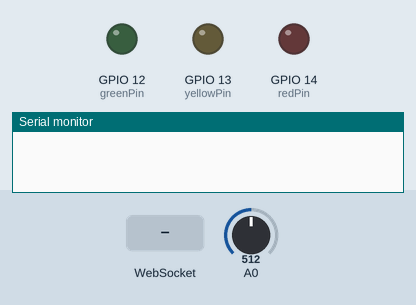
This sketch was run on a simulated ESP8266 (NodeMCU). Parts: output pins drawn as LEDs (lit = HIGH), the last lines printed to the serial monitor. The inputs (shaded band) are chosen by the test bench; at power-on: A0 = 512. WiFi joins after 1.5 s; servers stay silent unless stated; storage starts empty.

Above: at 2.7 s.
2.8 s: WebSocket text "1" received
At 3.2 s:
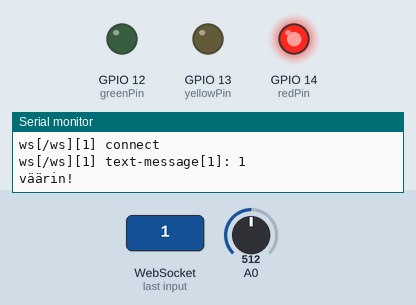
Timing chart, 0 to 5.8 s (numbered marks = the images above; inputs shaded):
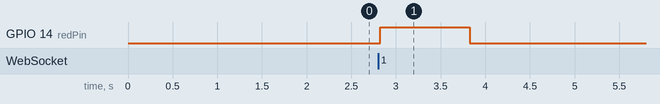

Measured:
- after the input at 2.8 s, GPIO 14 (redPin): LOW → HIGH at once, → LOW 1.0 s later

The sketch:

ESP8266Ovi.ino
```cpp
#include <ArduinoJson.h>
#include <ESP8266WiFi.h>
#include <ESP8266mDNS.h>
#include <ArduinoOTA.h>
#include <FS.h>
#include <ESPAsyncTCP.h>
#include <ESPAsyncWebServer.h>
#include <SPIFFSEditor.h>

AsyncWebServer server(80);
AsyncWebSocket ws("/ws");

// led variables and password
int MEASUREMENT = 1000; // sekunnin välein tarkistus (valoisuus)
int KIINNI = 1000; // sekunnin välein tarkistus (ovi)
int AUKI = 10000; // 10 sek välein tarkistus (ovi)
int red = 0;
int yellow = 0;
int green = 0;
int redPin = 14;     //D5
int greenPin = 12;   //D6
int yellowPin = 13;  //D7
bool userAnswer = 0; //tarkistaa tuleeko käyttäjältä oikea salasana

const char *correctPW = "oikea"; //oven salasana
const char *ssid = "ESP"; //Wifi mihin ESP yhdistää
const char *ssidpassword = "passu1234"; // kyseisen wifin salasana
const char *hostName = "esp-async"; // ESPin muodostama wifi
const char *http_username = "admin"; // käyttäjätunnus ESPiin
const char *http_password = "admin"; // salasana ESPiin

unsigned long eventtime = 0;
unsigned long measurementEventtime = 0;

int measured_value = 0;
int temp_value = 0;

void onWsEvent(AsyncWebSocket *server, AsyncWebSocketClient *client, AwsEventType type, void *arg, uint8_t *data, size_t len);
void measure();

void setup()
{
  Serial.begin(57600);
  Serial.setDebugOutput(true);
  WiFi.hostname(hostName);
  WiFi.mode(WIFI_AP_STA);
  WiFi.softAP(hostName, ssidpassword);
  WiFi.begin(ssid, ssidpassword);
  if (WiFi.waitForConnectResult() != WL_CONNECTED)
  {
    Serial.printf("STA: Failed!\n");
    WiFi.disconnect(false);
    delay(1000);
    WiFi.begin(ssid, ssidpassword);
  }

  //pinMode(A0, INPUT);
  pinMode(redPin, OUTPUT);
  pinMode(greenPin, OUTPUT);
  pinMode(yellowPin, OUTPUT);

  digitalWrite(redPin, 0);
  digitalWrite(greenPin, 0);
  digitalWrite(yellowPin, 0);

  MDNS.begin("ESP");
  MDNS.addService("http", "tcp", 80);

  SPIFFS.begin();
  ws.onEvent(onWsEvent);
  server.addHandler(&ws);

  server.addHandler(new SPIFFSEditor(http_username, http_password));

  server.serveStatic("/", SPIFFS, "/").setDefaultFile("index.html");

  server.onNotFound([](AsyncWebServerRequest *request) {
    Serial.printf("NOT_FOUND: ");

    if (request->contentLength())
    {
      Serial.printf("_CONTENT_TYPE: %s\n", request->contentType().c_str());
      Serial.printf("_CONTENT_LENGTH: %u\n", request->contentLength());
    }

    int headers = request->headers();
    int i;
    for (i = 0; i < headers; i++)
    {
      AsyncWebHeader *h = request->getHeader(i);
      Serial.printf("_HEADER[%s]: %s\n", h->name().c_str(), h->value().c_str());
    }

    int params = request->params();
    for (i = 0; i < params; i++)
    {
      AsyncWebParameter *p = request->getParam(i);
    }

    request->send(404);
  });
  server.onRequestBody([](AsyncWebServerRequest *request, uint8_t *data, size_t len, size_t index, size_t total) {
    if (!index)
      Serial.printf("BodyStart: %u\n", total);
    Serial.printf("%s", (const char *)data);
    if (index + len == total)
      Serial.printf("BodyEnd: %u\n", total);
  });
  server.begin();
}

void loop()
{

  if (userAnswer == 0) // pitää punaisen ledin 1sek ajan päällä
  {
    if (millis() - eventtime >= KIINNI)
    {
      digitalWrite(redPin, 0);
      digitalWrite(yellowPin, 0);
      digitalWrite(greenPin, 0);
    }
  }

  if (userAnswer == 1) // pitää "oven auki" 10 sek ajan
  {
    if (millis() - eventtime >= AUKI)
    {
      digitalWrite(redPin, 0);
      digitalWrite(yellowPin, 0);
      digitalWrite(greenPin, 0);
    }
  }

  if (millis() - measurementEventtime >= MEASUREMENT) //lähettää dataa verkkosivulle valoisuuteen liitten
  {
    measure();
    StaticJsonBuffer<200> jsonBuffer;
    JsonObject &root = jsonBuffer.createObject();
    root["m"] = measured_value;
    String data;
    if (temp_value != measured_value)
    {
    root.printTo(data);
    ws.textAll(data);
    }
    temp_value = measured_value;
  }
}

void onWsEvent(AsyncWebSocket *server, AsyncWebSocketClient *client, AwsEventType type, void *arg, uint8_t *data, size_t len)
{
  if (type == WS_EVT_CONNECT)
  {
    Serial.printf("ws[%s][%u] connect\n", server->url(), client->id());
    client->printf("Hello Client %u :)", client->id());
    client->ping();
  }
  else if (type == WS_EVT_DISCONNECT)
  {
    Serial.printf("ws[%s][%u] disconnect: %u\n", server->url(), client->id());
  }
  else if (type == WS_EVT_ERROR)
  {
    Serial.printf("ws[%s][%u] error(%u): %s\n", server->url(), client->id(), *((uint16_t *)arg), (char *)data);
  }

  else if (type == WS_EVT_PONG)
  {
    Serial.printf("ws[%s][%u] pong[%u]: %s\n", server->url(), client->id(), len, (len) ? (char *)data : "");
  }
  else if (type == WS_EVT_DATA)
  {
    AwsFrameInfo *info = (AwsFrameInfo *)arg;
    String msg = "";
    if (info->final && info->index == 0 && info->len == len)
    {
      //the whole message is in a single frame and we got all of it's data
      Serial.printf("ws[%s][%u] %s-message[%llu]: ", server->url(), client->id(), (info->opcode == WS_TEXT) ? "text" : "binary", info->len);

      if (info->opcode == WS_TEXT)
      {
        for (size_t i = 0; i < info->len; i++)
        {
          msg += (char)data[i];
        }
      }
      else
      {
        char buff[3];
        for (size_t i = 0; i < info->len; i++)
        {
          sprintf(buff, "%02x ", (uint8_t)data[i]);
          msg += buff;
        }
      }
      Serial.printf("%s\n", msg.c_str());
      // Serial.println(msg.c_str());
      StaticJsonBuffer<200> jsonBuffer;
      JsonObject &root = jsonBuffer.parseObject(msg);
      const char *pword = root["p"]; //otetaan JSONista tullut salasanasyötteen

      ws.text(client->id(), "received");
      if (root["p"] == correctPW) // tarkistaa JSONista tulleen salasanasyötteen mätsäämisen oikeaan salasanaan
      {
        userAnswer = 1; //oven avaus
        Serial.printf("oikein! \n");
        analogWrite(yellowPin, 255);
        analogWrite(greenPin, 255);
      }
      else
      {
        userAnswer = 0; // ovi pysyy kiinni
        Serial.printf("väärin! \n");
        analogWrite(yellowPin, 0);
        analogWrite(greenPin, 0);
        analogWrite(redPin, 255);
      }
      eventtime = millis();
    }
    else
    {
      //message is comprised of multiple frames or the frame is split into multiple packets
      if (info->index == 0)
      {
        if (info->num == 0)
          Serial.printf("ws[%s][%u] %s-message start\n", server->url(), client->id(), (info->message_opcode == WS_TEXT) ? "text" : "binary");
        Serial.printf("ws[%s][%u] frame[%u] start[%llu]\n", server->url(), client->id(), info->num, info->len);
      }

      Serial.printf("ws[%s][%u] frame[%u] %s[%llu - %llu]: ", server->url(), client->id(), info->num, (info->message_opcode == WS_TEXT) ? "text" : "binary", info->index, info->index + len);

      if (info->opcode == WS_TEXT)
      {
        for (size_t i = 0; i < info->len; i++)
        {
          msg += (char)data[i];
        }
      }
      else
      {
        char buff[3];
        for (size_t i = 0; i < info->len; i++)
        {
          sprintf(buff, "%02x ", (uint8_t)data[i]);
          msg += buff;
        }
      }
      Serial.printf("%s\n", msg.c_str());

      if ((info->index + len) == info->len)
      {
        Serial.printf("ws[%s][%u] frame[%u] end[%llu]\n", server->url(), client->id(), info->num, info->len);
        if (info->final)
        {
          Serial.printf("ws[%s][%u] %s-message end\n", server->url(), client->id(), (info->message_opcode == WS_TEXT) ? "text" : "binary");
          if (info->message_opcode == WS_TEXT)
            client->text("I got your text message");
          else
            client->binary("I got your binary message");
        }
      }
    }
  }
}

void measure() // mittaa valoisuutta
{
  int light;
  light = (int)analogRead(A0);
  measurementEventtime = millis();
  measured_value = light;
}
```
